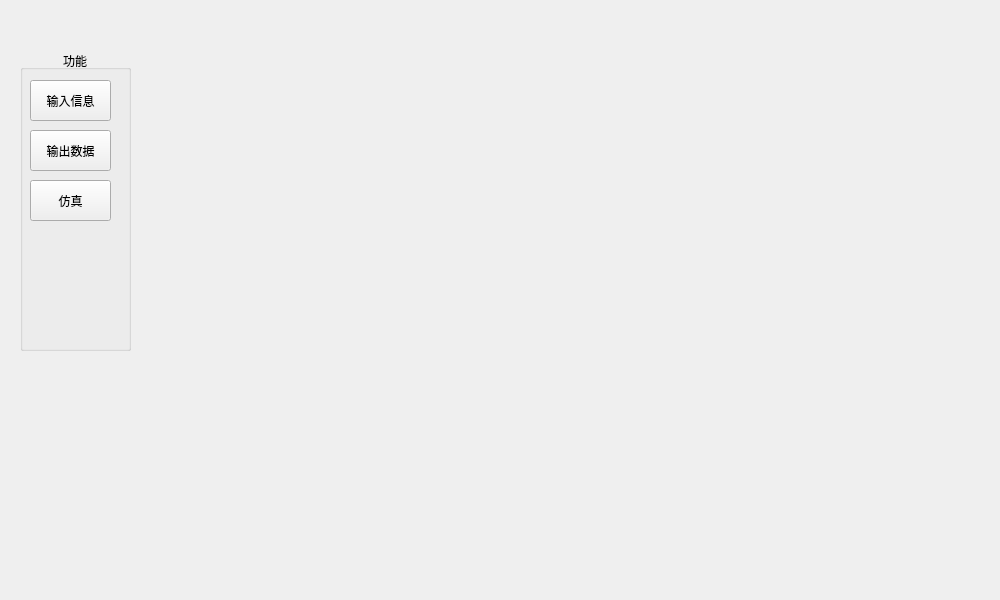
<?xml version="1.0" encoding="UTF-8"?>
<ui version="4.0">
 <class>Widget</class>
 <widget class="QWidget" name="Widget">
  <property name="enabled">
   <bool>true</bool>
  </property>
  <property name="geometry">
   <rect>
    <x>0</x>
    <y>0</y>
    <width>1000</width>
    <height>600</height>
   </rect>
  </property>
  <property name="cursor">
   <cursorShape>ArrowCursor</cursorShape>
  </property>
  <property name="windowTitle">
   <string>第八组-超市补货</string>
  </property>
  <widget class="QStackedWidget" name="stackedWidget">
   <property name="geometry">
    <rect>
     <x>210</x>
     <y>60</y>
     <width>671</width>
     <height>471</height>
    </rect>
   </property>
   <property name="currentIndex">
    <number>0</number>
   </property>
   <widget class="QWidget" name="page"/>
  </widget>
  <widget class="QGroupBox" name="groupBox">
   <property name="geometry">
    <rect>
     <x>20</x>
     <y>50</y>
     <width>111</width>
     <height>301</height>
    </rect>
   </property>
   <property name="title">
    <string>功能</string>
   </property>
   <property name="alignment">
    <set>Qt::AlignCenter</set>
   </property>
   <widget class="QPushButton" name="modelBtn">
    <property name="geometry">
     <rect>
      <x>10</x>
      <y>30</y>
      <width>81</width>
      <height>41</height>
     </rect>
    </property>
    <property name="text">
     <string>输入信息</string>
    </property>
   </widget>
   <widget class="QPushButton" name="inputBtn">
    <property name="geometry">
     <rect>
      <x>10</x>
      <y>80</y>
      <width>81</width>
      <height>41</height>
     </rect>
    </property>
    <property name="text">
     <string>输出数据</string>
    </property>
   </widget>
   <widget class="QPushButton" name="outputBtn">
    <property name="geometry">
     <rect>
      <x>10</x>
      <y>130</y>
      <width>81</width>
      <height>41</height>
     </rect>
    </property>
    <property name="text">
     <string>仿真</string>
    </property>
   </widget>
  </widget>
 </widget>
 <resources/>
 <connections/>
</ui>
